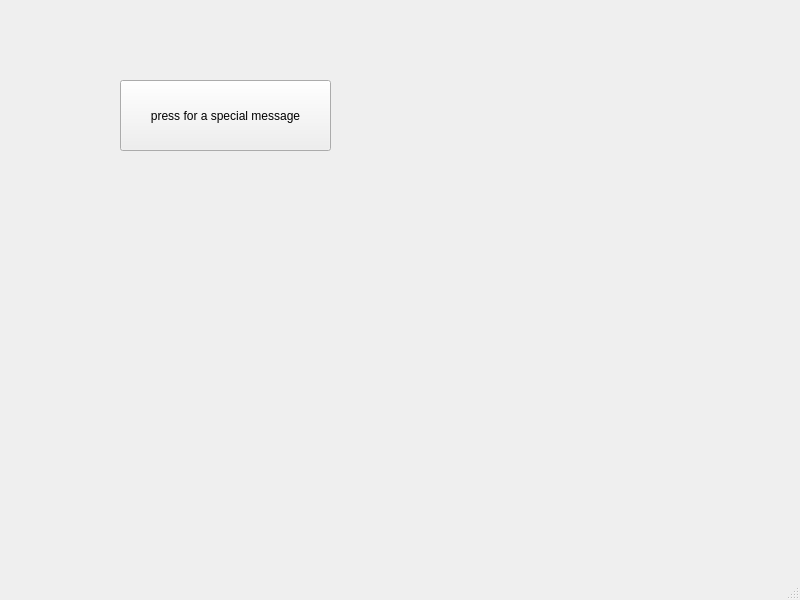
<?xml version="1.0" encoding="UTF-8"?>
<ui version="4.0">
 <class>MainWindow</class>
 <widget class="QMainWindow" name="MainWindow">
  <property name="geometry">
   <rect>
    <x>0</x>
    <y>0</y>
    <width>800</width>
    <height>600</height>
   </rect>
  </property>
  <property name="windowTitle">
   <string>MainWindow</string>
  </property>
  <widget class="QWidget" name="centralwidget">
   <widget class="QPushButton" name="pushButton">
    <property name="geometry">
     <rect>
      <x>120</x>
      <y>80</y>
      <width>211</width>
      <height>71</height>
     </rect>
    </property>
    <property name="text">
     <string>press for a special message</string>
    </property>
   </widget>
  </widget>
  <widget class="QMenuBar" name="menubar">
   <property name="geometry">
    <rect>
     <x>0</x>
     <y>0</y>
     <width>800</width>
     <height>17</height>
    </rect>
   </property>
  </widget>
  <widget class="QStatusBar" name="statusbar"/>
 </widget>
 <resources/>
 <connections/>
</ui>
